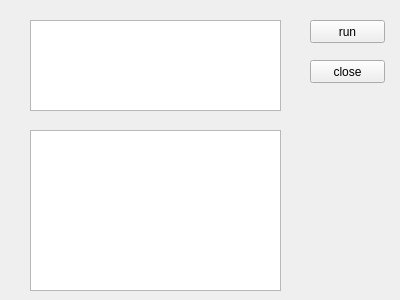
<?xml version="1.0" encoding="UTF-8"?>
<ui version="4.0">
 <class>ui_field</class>
 <widget class="QWidget" name="ui_field">
  <property name="geometry">
   <rect>
    <x>0</x>
    <y>0</y>
    <width>400</width>
    <height>300</height>
   </rect>
  </property>
  <property name="windowTitle">
   <string>Form</string>
  </property>
  <widget class="QPushButton" name="run">
   <property name="geometry">
    <rect>
     <x>310</x>
     <y>20</y>
     <width>75</width>
     <height>23</height>
    </rect>
   </property>
   <property name="text">
    <string>run</string>
   </property>
  </widget>
  <widget class="QPushButton" name="close">
   <property name="geometry">
    <rect>
     <x>310</x>
     <y>60</y>
     <width>75</width>
     <height>23</height>
    </rect>
   </property>
   <property name="text">
    <string>close</string>
   </property>
  </widget>
  <widget class="QTextEdit" name="text">
   <property name="geometry">
    <rect>
     <x>30</x>
     <y>20</y>
     <width>251</width>
     <height>91</height>
    </rect>
   </property>
  </widget>
  <widget class="QTextBrowser" name="textB">
   <property name="geometry">
    <rect>
     <x>30</x>
     <y>130</y>
     <width>251</width>
     <height>161</height>
    </rect>
   </property>
  </widget>
 </widget>
 <resources/>
 <connections/>
</ui>
